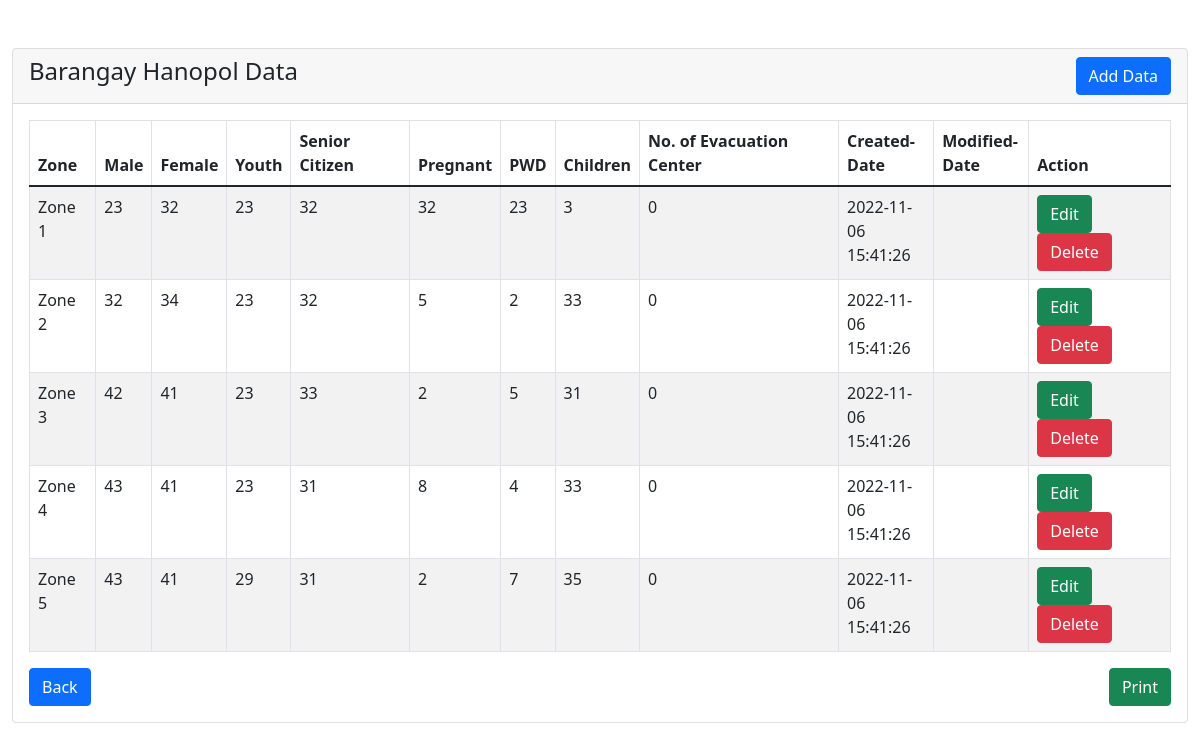
Page /admin/barangay-statistics/hanopol/hanopol-tbl.php (signed in) on the committed database.
### tables this page shows
CREATE TABLE `barangay_data` (
  `id` int(10) NOT NULL,
  `barangay_name` varchar(50) NOT NULL,
  `zone` varchar(15) NOT NULL,
  `male` int(11) NOT NULL,
  `female` int(11) NOT NULL,
  `youth` int(11) NOT NULL,
  `senior_citizen` int(11) NOT NULL,
  `pregnant` int(11) NOT NULL,
  `pwd` int(11) NOT NULL,
  `children` int(11) NOT NULL,
  `no_evacuations` int(11) NOT NULL,
  `created_date` timestamp NULL DEFAULT current_timestamp(),
  `modified_date` timestamp NULL DEFAULT NULL ON UPDATE current_timestamp()
);

### admin/barangay-statistics/hanopol/hanopol-tbl.php (the view, shortened to what this page needs)
<?php
require '../../dbconfig.php';
?>
<!doctype html>
<html lang="en">
  <head>
    <link href="https://cdn.jsdelivr.net/npm/bootstrap@5.1.3/dist/css/bootstrap.min.css" rel="stylesheet">
</head>
<body>
    <div class="container-fluid mt-5">
        <div class="row">
            <div class="col-md-12">
                <div class="card">
                    <div class="card-header">
                        <h4>Barangay Hanopol Data
                            <a href="add-data.php" class="btn btn-primary float-end" id="print-btn">Add Data</a>
                        </h4>
                    </div>
                    <div class="card-body">
                        <table class="table table-bordered table-striped">
                            <thead>
                                <tr>
                                    <th>Zone</th>
                                    <th>Male</th>
                                    <th>Female</th>
                                    <th>Youth</th>
                                    <th>Senior Citizen</th>
                                    <th>Pregnant</th>
                                    <th>PWD</th>
                                    <th>Children</th>
                                    <th>No. of Evacuation Center</th>
                                    <th id="print-btn">Created-Date</th>
                                    <th id="print-btn">Modified-Date</th>
                                    <th id="print-btn">Action</th>
                                </tr>
                            </thead>
                            <tbody>
                                <?php
                                    $query = "SELECT * FROM barangay_data WHERE barangay_name='Hanopol'";
                                    $query_run = mysqli_query($con, $query);
                                    if(mysqli_num_rows($query_run) > 0)
                                    {
                                        foreach($query_run as $hanopol)
                                        {
                                            ?>
                                            <tr>
                                                <td><?= $hanopol['zone']; ?></td>
                                                <td><?= $hanopol['male']; ?></td>
                                                <td><?= $hanopol['female']; ?></td>
                                                <td><?= $hanopol['youth']; ?></td>
                                                <td><?= $hanopol['senior_citizen']; ?></td>
                                                <td><?= $hanopol['pregnant']; ?></td>
                                                <td><?= $hanopol['pwd']; ?></td>
                                                <td><?= $hanopol['children']; ?></td>
                                                <td><?= $hanopol['no_evacuations']; ?></td>
                                                <td id="print-btn" class="col-md-1"><?= $hanopol['created_date']; ?></td>
                                                <td id="print-btn" class="col-md-1"><?= $hanopol['modified_date']; ?></td>
                                                <td id="print-btn"  class="col-md-1.1">
                                                    <a href="edit-data.php?id=<?= $hanopol['id']; ?>" class="btn btn-success btn">Edit</a>
                                                    <button type="button" class="btn btn-danger btn deletebtn">Delete</button>
                                                </td>
                                            </tr>
                                            <?php
                                        }
                                    }
                                    else
                                    {
                                        echo "<h5> No Record Found </h5>";
                                    }
                                ?>
                            </tbody>
                        </table>
                        <a href="../barangay-statistics.php" class="btn btn-primary float-start" id="print-btn">Back</a>
                        <button onclick="window.print()" class="btn btn-success float-end" id="print-btn">  Print  </button>
                    </div>
                </div>
            </div>
        </div>
    </div>
</body>
</html>

### rows in the picture
barangay_data: zone "Zone 1", male "23", female "32", youth "23", senior_citizen "32", pregnant "32", pwd "23", children "3", no_evacuations "0", created_date "2022-11-06 15:41:26"
barangay_data: zone "Zone 2", male "32", female "34", youth "23", senior_citizen "32", pregnant "5", pwd "2", children "33", no_evacuations "0", created_date "2022-11-06 15:41:26"
barangay_data: zone "Zone 3", male "42", female "41", youth "23", senior_citizen "33", pregnant "2", pwd "5", children "31", no_evacuations "0", created_date "2022-11-06 15:41:26"
barangay_data: zone "Zone 4", male "43", female "41", youth "23", senior_citizen "31", pregnant "8", pwd "4", children "33", no_evacuations "0", created_date "2022-11-06 15:41:26"
barangay_data: zone "Zone 5", male "43", female "41", youth "29", senior_citizen "31", pregnant "2", pwd "7", children "35", no_evacuations "0", created_date "2022-11-06 15:41:26"
